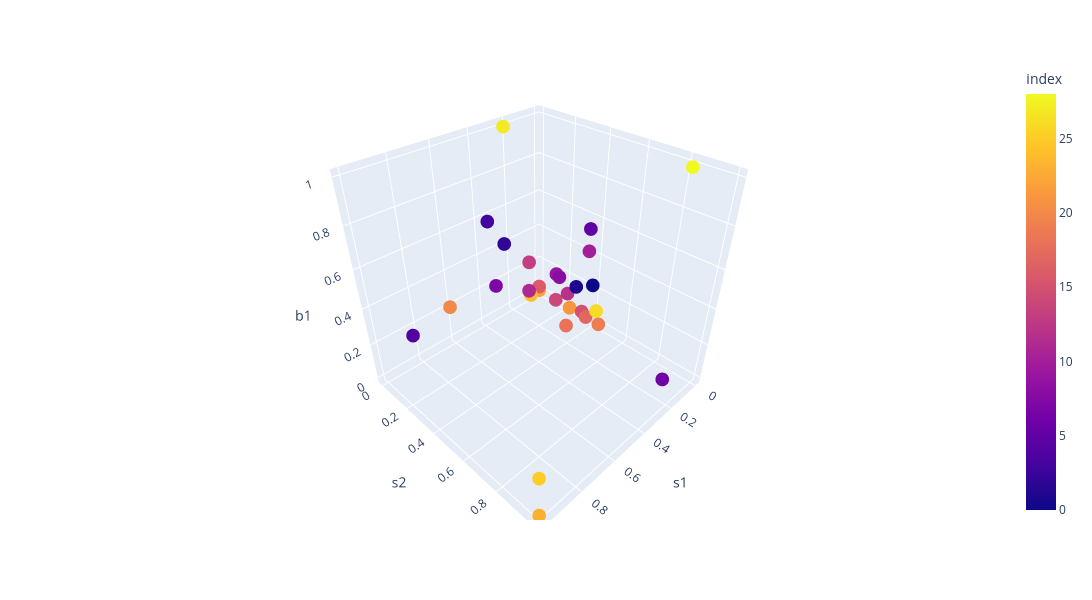

The notebook cell saved with this chart:
### Code cell
fig = px.scatter_3d(Sequential_Bayesian_qLNEI_df, x='s1', y='s2', z='b1', color='index',width=1300, height=600)
fig.show()

### Figure 1 — Plotly figure (JSON) as saved in the notebook; plotly's stock layout.template omitted (floating-point values rounded to 4 significant figures)
{"data": [{"hovertemplate": "s1=%{x}<br>s2=%{y}<br>b1=%{z}<br>index=%{marker.color}<extra></extra>", "legendgroup": "", "marker": {"color": [0, 1, 2, 3, 4, 5, 6, 7, 8, 9, 10, 11, 12, 13, 14, 15, 16, 17, 18, 19, 20, 21, 22, 23, 24, 25, 26, 27, 28], "coloraxis": "coloraxis", "symbol": "circle"}, "mode": "markers", "name": "", "scene": "scene", "showlegend": false, "type": "scatter3d", "x": [0.5743, 0.07427, 0.3243, 0.8243, 0.9493, 0.4493, 0.1993, 0.6993, 0.3674, 0.0, 0.0, 0.1805, 0.0, 0.07652, 0.0, 0.0, 0.0, 0.0, 0.1271, 0.0, 0.6116, 0.0, 0.0, 1.0, 0.06505, 1.0, 0.0, 0.2265, 0.02403], "y": [0.8382, 0.3382, 0.08824, 0.5882, 0.2132, 0.7132, 0.9632, 0.4632, 0.4905, 0.1313, 0.3491, 0.1056, 0.2162, 0.0, 0.1308, 0.3213, 0.0, 0.3509, 0.326, 0.4388, 0.0, 0.2349, 0.0, 1.0, 0.0, 1.0, 0.4178, 0.0, 0.8419], "z": [0.7267, 0.2267, 0.4767, 0.9767, 0.3517, 0.8517, 0.1017, 0.6017, 0.4974, 0.1719, 0.4088, 0.1395, 0.08568, 0.2224, 0.0, 0.0204, 0.02531, 0.0, 0.0, 0.0, 0.2049, 0.0, 0.0, 0.0, 0.0, 0.2158, 0.07619, 1.0, 1.0]}], "layout": {"coloraxis": {"colorbar": {"title": {"text": "index"}}, "colorscale": [[0, "#0d0887"], [0.1111, "#46039f"], [0.2222, "#7201a8"], [0.3333, "#9c179e"], [0.4444, "#bd3786"], [0.5556, "#d8576b"], [0.6667, "#ed7953"], [0.7778, "#fb9f3a"], [0.8889, "#fdca26"], [1, "#f0f921"]]}, "height": 600, "legend": {"tracegroupgap": 0}, "margin": {"t": 60}, "scene": {"domain": {"x": [0, 1], "y": [0, 1]}, "xaxis": {"title": {"text": "s1"}}, "yaxis": {"title": {"text": "s2"}}, "zaxis": {"title": {"text": "b1"}}}, "width": 1300}}
